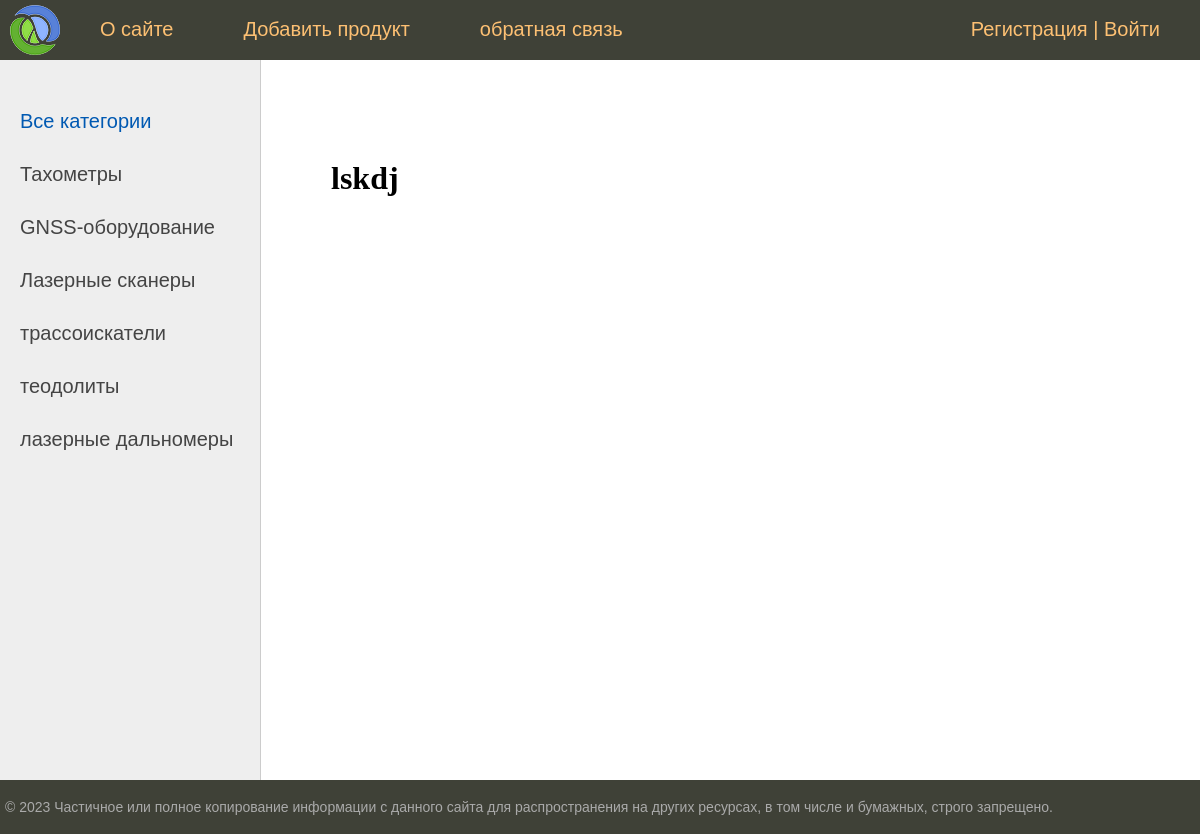
The app's page /product/lskdj with its own data.
### equipment/models.py (models this page shows, shortened)
class Category(models.Model):
    name = models.CharField(max_length=100, db_index=True, verbose_name="Категория")
    slug = models.SlugField(max_length=255, db_index=True, unique=True, verbose_name="URL")
    def get_absolute_url(self):
        return reverse('category', kwargs={'cat_slug': self.slug})
    class Meta:
        verbose_name="Категории"
        verbose_name_plural = "Категории"
        ordering = ['id']

class Equipment(models.Model):
    title = models.CharField(max_length=255, verbose_name="Название")
    slug = models.SlugField(max_length=255, unique=True, db_index=True, verbose_name="URL")
    price = models.IntegerField(verbose_name="Цена")
    content = models.TextField(blank=True, verbose_name="Описание")
    photo = models.ImageField(upload_to="photos/%Y/%m/%d/", blank=True, verbose_name="Фото")
    is_published = models.BooleanField(default=True, verbose_name="Наличие")
    time_create = models.DateTimeField(auto_now=True, verbose_name="Время создания")
    cat = models.ForeignKey('Category', on_delete=models.PROTECT, verbose_name="Категория")
    def __str__(self):
        return self.title
    class Meta:
        verbose_name = "Продукция/Товары"
        verbose_name_plural = "Продукция/Товары"
        ordering = ['-time_create', 'title']

### equipment/views.py (the view)
# urls.py: path('product/<slug:prod_slug>', show_prod.as_view(), name='prod'),
class show_prod(DataMixin, DetailView):
    model = Equipment
    template_name = 'equipment/product.html'
    slug_url_kwarg = 'prod_slug'
    context_object_name = 'product'
    def get_context_data(self, *, object_list=None, **kwargs):
        context = super().get_context_data(**kwargs)
        c_def = self.get_user_context(title=context['product'])
        return dict(list(context.items()) + list(c_def.items()))

### equipment/utils.py (called while the page is built)
    def get_user_context(self, **kwargs):
        context = kwargs
        cats = Category.objects.all()
        context['menu'] = menu
        context['cats'] = cats
        if 'cat_selected' not in context:
            context['cat_selected'] = 0
        return context

### equipment/templates/equipment/product.html (shortened to what this page needs)
{% extends 'equipment/base.html' %}
{% block content %}
    <h1>{{product.title}}</h1>
{% endblock %}

### equipment/templates/equipment/base.html (shortened to what this page needs)
{% load static %}
{% load equipment_tags %}
<!DOCTYPE html>
<html>
<head>
	<link type="text/css" href="{% static 'equipment/css/style.css' %}" rel="stylesheet" />
</head>
<body>
<table class="table-page" border=0 cellpadding="0" cellspacing="0">
<tr><td valign=top>
{% block mainmenu %}
		<div class="header">
			<ul id="mainmenu" class="mainmenu">
			<li class="logo"><a href="{% url 'home' %}"><div class="logo"></div></a></li>
{% for m in menu %}
			<li><a href="{% url m.url_name %}">{{m.title}}</a></li>
{% endfor %}
				{% if request.user.is_authenticated %}
				<li class="last">{{user.username}} | <a href="{% url 'logout' %}">Выйти</a></li>
				{% else %}
				<li class="last"><a href="{% url 'register' %}">Регистрация</a> | <a href="{% url 'login' %}">Войти</a></li>
				{% endif %}
			</ul>
		</div>
{% endblock mainmenu %}
<table class="table-content" border=0 cellpadding="0" cellspacing="0">
<tr>
	<td valign="top" class="left-chapters">
	<ul id="leftchapters">
	{% if cat_selected == 0 %}
		<li class="selected">Все категории</li>
	{% else %}
			<li><a href="{% url 'home' %}">Все категории</a></li>
	{% endif %}
	{% for c in cats %}
		{% if c.pk == cat.selected %}
			<li class="selected">{{c.name}}</li>
		{% else %}
			<li><a href="{{ c.get_absolute_url }}">{{c.name}}</a></li>
		{% endif %}
	{% endfor %}
	</ul>
</td>
<td valign="top" class="content">
	<div class="content-text">
{% block content %}
{% endblock %}
</td></tr></table>
</td></tr>
<tr><td valign=top>
	<div id="footer">
		<p>&copy; 2023 Частичное или полное копирование информации с данного сайта для распространения на других ресурсах, в том числе и бумажных, строго запрещено.</p>
	</div>
</td></tr></table>
</body>
</html>

### equipment/static/equipment/css/style.css (style rules this page uses)
html, body { font-family: 'Arial'; margin: 0; padding: 0; height: 100%; width: 100%; color: #444; }
a { color: #0059b2; text-decoration: none; }
.table-page { width: 100%; height: 100%; vertical-align: top; }
.table-page tr { height: 100%; }
.header { background: #3F4137; height: 60px; }
.logo { background: url('../images/logo.png') no-repeat 10px 5px; width: 70px; height: 60px; }
ul.mainmenu { list-style: none; margin: 0; padding: 0; height: 60px; color: #fdc073; font-size: 20px; overflow: hidden; }
ul.mainmenu li { float: left; margin: 18px 40px 0 30px; }
ul.mainmenu li.logo { margin: 0; }
ul.mainmenu li.last { float: right; }
ul.mainmenu li a { color: #fdc073; text-decoration: none; }
.table-content { width: 100%; min-height: 100%; height: 100%; }
.left-chapters { margin: 0; background: #eee; border-right: 1px solid #ccc; min-height: 100%; }
.left-chapters ul { width: 230px; min-height: 100%; margin: 0; padding: 20px 10px 10px 20px; list-style: none; font-size: 20px; }
.left-chapters ul li { margin: 30px 0 0 0; color: #999; }
.left-chapters ul li.selected { color: #0059b2; }
.left-chapters ul li a { color: #444; text-decoration: none; }
.content { padding: 40px 20px 20px 40px; width: 100%; box-sizing: border-box; }
.content-text { margin: 60px 0 0 30px; color: #000; font-size: 20px; font-family: Yandex Sans Display Light; }
.content-text h1 { font-size: 32px; }
#footer { box-sizing: border-box; background: #3F4137; padding: 5px; color: #aaa; font-size: 14px; font-family: Verdana, Geneva, Arial, Helvetica; text-align: left; overflow: hidden; }
.table-content { min-height: calc(100vh - 80px); }

### records on screen
Category: name "Тахометры"
Category: name "GNSS-оборудование"
Category: name "Лазерные сканеры"
Category: name "трассоискатели"
Category: name "теодолиты"
Category: name "лазерные дальномеры"
Equipment: title "lskdj"

### other values on screen
{{ m.title }} "О сайте" "Добавить продукт" "обратная связь"
